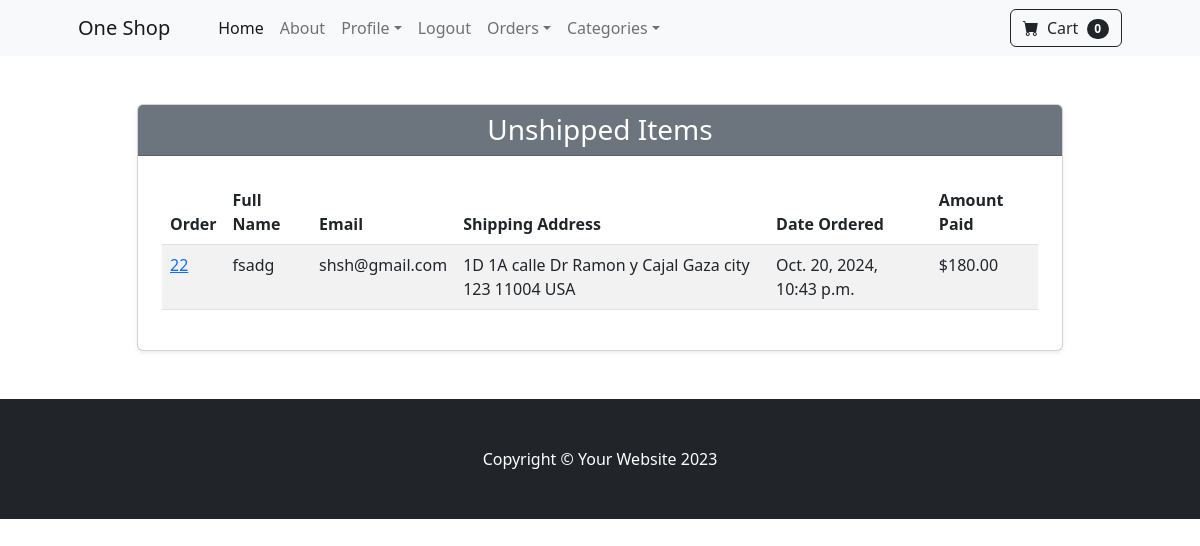
Before: /payment/not_shipped_dash/ (signed in) with the older database file.
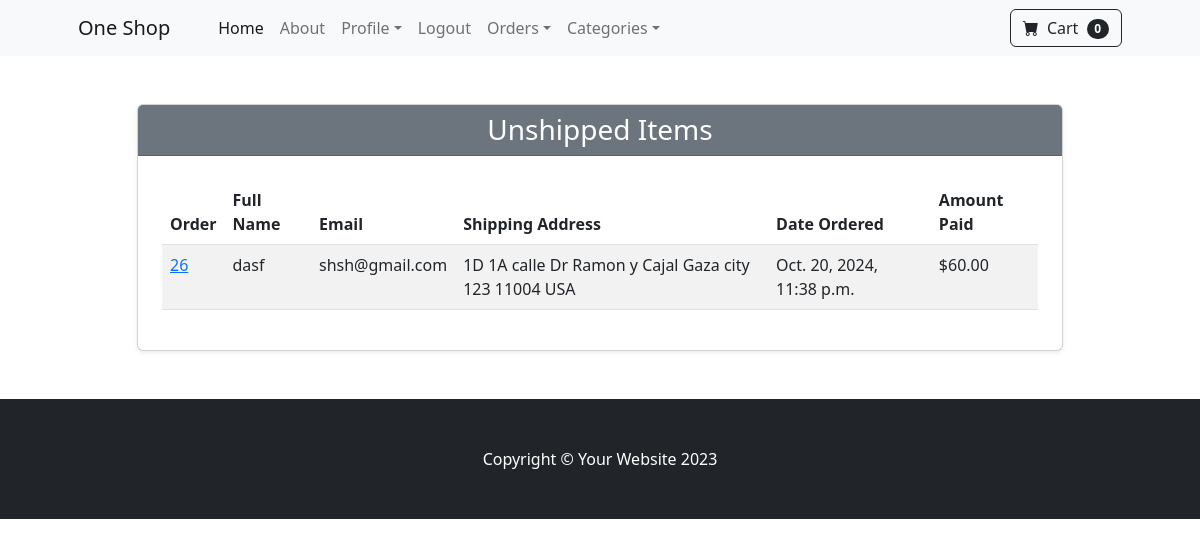
After: the same page with the newer database file.
### payment/models.py (models this page shows, shortened)
class Order(models.Model):
    user = models.ForeignKey(User, on_delete=models.CASCADE, null=True, blank=True)
    full_name = models.CharField(max_length=250)
    email = models.CharField(max_length=250)
    ShippingAddress = models.TextField(max_length=1000)
    amount_paid = models.DecimalField(max_digits=7, decimal_places=2)
    date_ordered = models.DateTimeField(auto_now_add=True)
    shipped = models.BooleanField(default=False)
    date_shipped = models.DateField(blank=True, null=True)

### payment/views.py (the view)
# urls.py: path('not_shipped_dash/', views.not_shipped_dash, name= 'not_shipped_dash'),
def not_shipped_dash(request):
    if request.user.is_authenticated and request.user.is_superuser:
        un_shipped_items = Order.objects.filter(shipped=False)
        return render(request, "payment/not_shipped_dash.html", {'un_shipped_items': un_shipped_items})

### cart/cart.py (called while the page is built)
    def __len__(self):
        return len(self.cart)

### cart/context_processors.py (called while the page is built)
def cart(request):
    return {'cart': Cart(request)}

### payment/templates/payment/not_shipped_dash.html (shortened to what this page needs)
{% extends 'base.html' %}
{% block content %}
<div class="container my-5">
    <div class="row justify-content-center">
        <div class="col-md-10">
            <div class="card shadow-sm">
                <div class="card-header bg-secondary text-white text-center">
                    <h3 class="mb-0">Unshipped Items</h3>
                </div>
                <div class="card-body p-4">
                    <div class="table-responsive">
                        <table class="table table-striped table-hover">
                            <thead class="thead-dark">
                                <tr>
                                    <th scope="col">Order</th>
                                    <th scope="col">Full Name</th>
                                    <th scope="col">Email</th>
                                    <th scope="col">Shipping Address</th>
                                    <th scope="col">Date Ordered</th>
                                    <th scope="col">Amount Paid</th>
                                </tr>
                            </thead>
                            <tbody>
                                {% for order in un_shipped_items %}
                                <tr>
                                    <td ><a href="{% url 'orders' order.id%}">{{ order.id }}</a></td>
                                    <td>{{ order.full_name }}</td>
                                    <td>{{ order.email }}</td>
                                    <td>{{ order.ShippingAddress }}</td>
                                    <td>{{ order.date_ordered }}</td>
                                    <td>${{ order.amount_paid }}</td>
                                </tr>
                                {% endfor %}
                            </tbody>
                        </table>
                    </div>
                </div>
            </div>
        </div>
    </div>
</div>
{% endblock %}

Changed rows visible on the page:
no longer on this page (row edited): Order: id "22", full_name "fsadg", email "shsh@gmail.com", ShippingAddress "1D 1A calle Dr Ramon y Cajal Gaza city 123 11004 USA", date_ordered "Oct. 20, 2024, 10:43 p.m.", amount_paid "180.00"
now on this page (row edited): Order: id "26", full_name "dasf", email "shsh@gmail.com", ShippingAddress "1D 1A calle Dr Ramon y Cajal Gaza city 123 11004 USA", date_ordered "Oct. 20, 2024, 11:38 p.m.", amount_paid "60.00"
